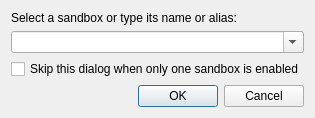
<?xml version="1.0" encoding="UTF-8"?>
<ui version="4.0">
 <class>ShellBoxSelector</class>
 <widget class="QDialog" name="ShellBoxSelector">
  <layout class="QVBoxLayout" name="verticalLayout">
   <item>
    <widget class="QLabel" name="lblPrompt">
     <property name="text">
      <string>Select a sandbox or type its name or alias:</string>
     </property>
    </widget>
   </item>
   <item>
    <widget class="QComboBox" name="cmbBoxes">
     <property name="editable">
      <bool>true</bool>
     </property>
     <property name="insertPolicy">
      <enum>QComboBox::NoInsert</enum>
     </property>
    </widget>
   </item>
   <item>
    <widget class="QCheckBox" name="chkSkipSingleBox">
     <property name="toolTip">
      <string>Applies to both Set Open and Set Force. The dialog is always shown when more than one sandbox is enabled.</string>
     </property>
     <property name="text">
      <string>Skip this dialog when only one sandbox is enabled</string>
     </property>
    </widget>
   </item>
   <item>
    <widget class="QDialogButtonBox" name="buttonBox">
     <property name="standardButtons">
      <set>QDialogButtonBox::Cancel|QDialogButtonBox::Ok</set>
     </property>
    </widget>
   </item>
  </layout>
 </widget>
 <tabstops>
  <tabstop>cmbBoxes</tabstop>
  <tabstop>chkSkipSingleBox</tabstop>
 </tabstops>
 <resources/>
 <connections>
  <connection>
   <sender>buttonBox</sender>
   <signal>accepted()</signal>
   <receiver>ShellBoxSelector</receiver>
   <slot>accept()</slot>
  </connection>
  <connection>
   <sender>buttonBox</sender>
   <signal>rejected()</signal>
   <receiver>ShellBoxSelector</receiver>
   <slot>reject()</slot>
  </connection>
 </connections>
</ui>
